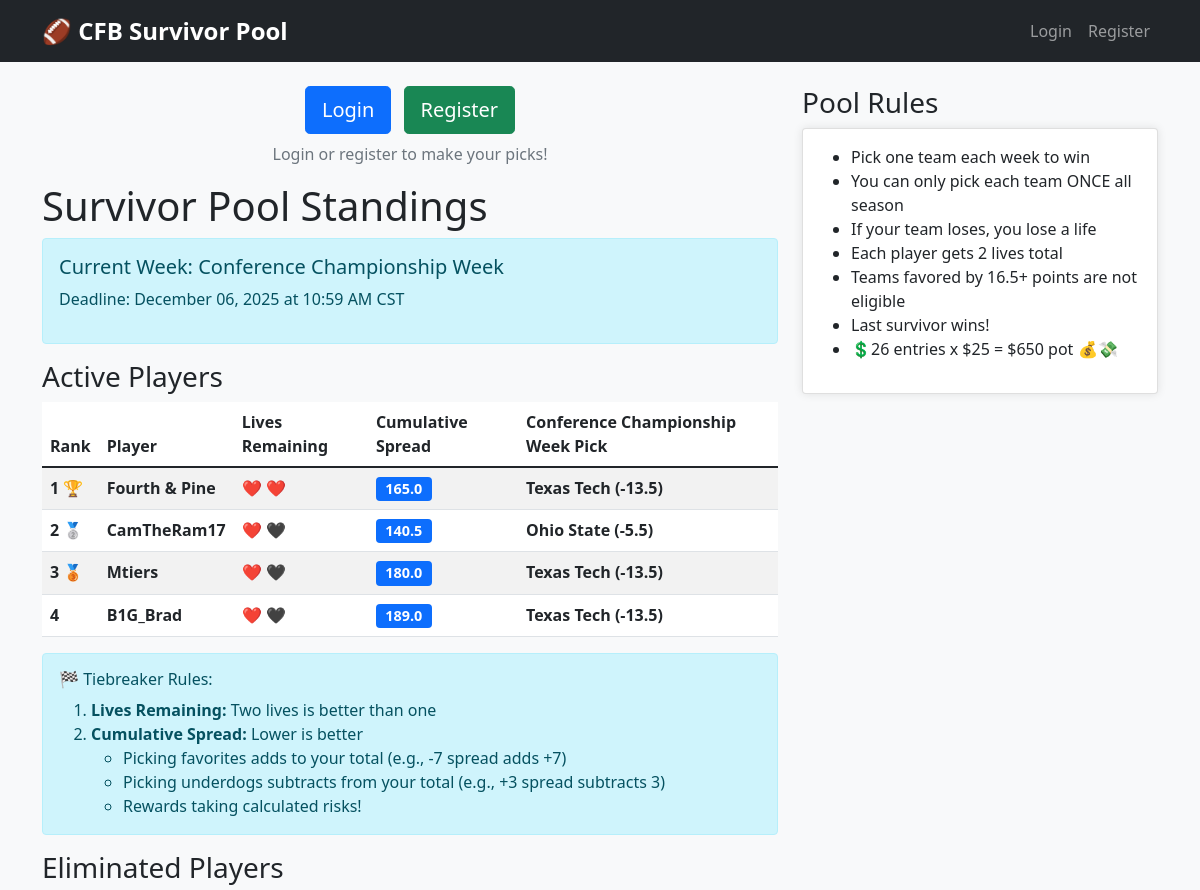
Before: / (upper part) with the older database file.
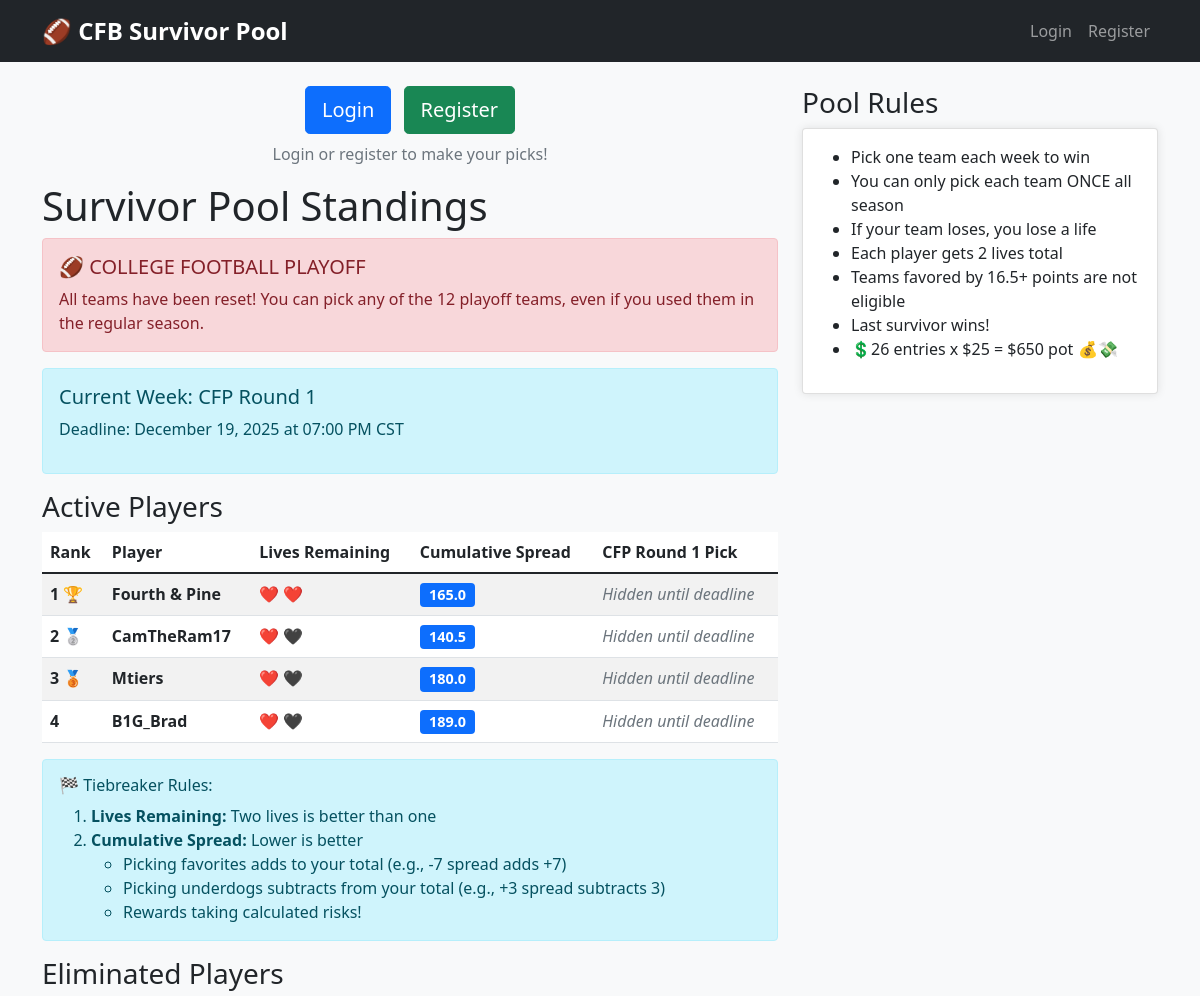
After: the same page with the newer database file.
### models.py (models this page shows)
class Week(db.Model):
    id = db.Column(db.Integer, primary_key=True)
    week_number = db.Column(db.Integer, unique=True, nullable=False)
    start_date = db.Column(db.DateTime, nullable=False)
    deadline = db.Column(db.DateTime, nullable=False)  # When picks lock
    is_active = db.Column(db.Boolean, default=False)  # Current week flag
    is_complete = db.Column(db.Boolean, default=False)  # Week results finalized
    is_playoff_week = db.Column(db.Boolean, default=False)  # Playoff week flag
    round_name = db.Column(db.String(100), nullable=True)  # Display name (e.g., "CFP Round 1")

class User(UserMixin, db.Model):
    id = db.Column(db.Integer, primary_key=True)
    username = db.Column(db.String(80), unique=True, nullable=False)
    email = db.Column(db.String(120), unique=True, nullable=False)
    password = db.Column(db.String(200), nullable=False)
    lives_remaining = db.Column(db.Integer, default=2)
    is_eliminated = db.Column(db.Boolean, default=False)
    has_paid = db.Column(db.Boolean, default=False)
    cumulative_spread = db.Column(db.Float, default=0.0)
    picks = db.relationship('Pick', backref='user', lazy=True)
    def calculate_cumulative_spread(self):
        total = 0.0
        for pick in self.picks:
            if not is_past_deadline(pick.week.deadline):
                continue
            game = Game.query.filter_by(week_id=pick.week_id).filter(
                db.or_(Game.home_team_id == pick.team_id,
                Game.away_team_id == pick.team_id)
            ).first()
            if game:
                if pick.team_id == game.home_team_id:
                    team_spread = game.home_team_spread
                else:  # Away team
                    team_spread = -game.home_team_spread
                if team_spread < 0:  # Favorite
                    total += abs(team_spread)
                else:  # Underdog
                    total -= team_spread
        self.cumulative_spread = total
        return total
    @property
    def display_name(self):
        if self.username == 'admin':
            return 'B1G_Brad'
        return self.username

### app.py (the view, shortened to what this page needs)
@app.route('/')
def index():
    current_week = Week.query.filter_by(is_active=True).first()
    user_pick = None
    user_pick_spread = None
    week_picks = {}
    show_picks = False
    if current_week:
        current_week.deadline = make_aware(current_week.deadline)
        show_picks = deadline_has_passed(current_week.deadline)
        if show_picks:
            all_picks = Pick.query.filter_by(week_id=current_week.id).all()
            for pick in all_picks:
                game = Game.query.filter_by(week_id=current_week.id).filter(
                    db.or_(Game.home_team_id == pick.team_id,
                           Game.away_team_id == pick.team_id)
                ).first()
                if game:
                    if pick.team_id == game.home_team_id:
                        spread = game.home_team_spread
                    else:
                        spread = -game.home_team_spread
                    week_picks[pick.user_id] = f"{pick.team.name} ({spread:+.1f})"
                else:
                    week_picks[pick.user_id] = pick.team.name
    all_users = User.query.all()
    for user in all_users:
        user.calculate_cumulative_spread()
    db.session.commit()
    users = User.query.filter_by(is_eliminated=False).order_by(
        User.lives_remaining.desc(),
        User.cumulative_spread.asc()  # Changed from desc to asc
    ).all()
    eliminated_users = User.query.filter_by(is_eliminated=True).all()
    return render_template('index.html',
                         current_week=current_week,
                         user_pick=user_pick,
                         user_pick_spread=user_pick_spread,
                         users=users,
                         eliminated_users=eliminated_users,
                         week_picks=week_picks,
                         show_picks=show_picks,
                         format_deadline=format_deadline,
                         timezone=POOL_TZ_NAME)

### app.py (called while the page is built)
@app.context_processor
def inject_helpers():
    helpers = {
        'format_deadline': format_deadline,
        'to_pool_time': to_pool_time,
        'get_current_time': get_current_time,
        'timezone': POOL_TZ_NAME,
    }
    helpers.update(get_display_helpers())
    return helpers

### datetime_utils.py (called while the page is built)
def get_chicago_time():
    return datetime.now(CHICAGO_TZ)

def make_chicago_aware(dt):
    if dt is None:
        return None
    if dt.tzinfo is None:
        return CHICAGO_TZ.localize(dt)
    return dt.astimezone(CHICAGO_TZ)

def is_past_deadline(deadline):
    deadline_chicago = make_chicago_aware(deadline)
    current_chicago = get_chicago_time()
    return current_chicago > deadline_chicago

### display_utils.py (called while the page is built)
def get_week_display_name(week):
    if not week:
        return "Unknown Week"
    if hasattr(week, 'round_name') and week.round_name:
        return week.round_name
    return f"Week {week.week_number}"

def is_week_playoff(week):
    if not week:
        return False
    if hasattr(week, 'is_playoff_week'):
        return week.is_playoff_week
    return week.week_number >= 16

### timezone_utils.py (called while the page is built)
def get_current_time():
    return datetime.now(POOL_TZ)

### templates/index.html (shortened to what the changed rows need)
{% extends "base.html" %}
{% block content %}
<div class="row">
    <div class="col-md-8">
        <h1>Survivor Pool Standings</h1>
       {% if current_week %}
    {% if is_week_playoff(current_week) %}
    <div class="alert alert-danger">
        <h5>🏈 COLLEGE FOOTBALL PLAYOFF</h5>
        <p class="mb-0">All teams have been reset! You can pick any of the 12 playoff teams, even if you used them in the regular season.</p>
    </div>
    {% endif %}
    <div class="alert alert-info">
        <h5>Current Week: {{ get_week_display_name(current_week) }}</h5>
        <p>Deadline: {{ format_deadline(current_week.deadline) }}</p>
    </div>
{% endif %}
<table class="table table-striped">
    <thead>
        <tr>
            <th>Rank</th>
            <th>Player</th>
            <th>Lives Remaining</th>
            <th>Cumulative Spread</th>
            {% if current_week %}
            <th>{{ get_week_display_name(current_week) }} Pick</th>
            {% endif %}
        </tr>
    </thead>
    <tbody>
        {% for user in users %}
        <tr {% if current_user.is_authenticated and user.id == current_user.id %}class="table-info"{% endif %}>
            <td>
                <strong>{{ loop.index }}</strong>
                {% if loop.index == 1 %}
                    🏆
                {% elif loop.index == 2 %}
                    🥈
                {% elif loop.index == 3 %}
                    🥉
                {% endif %}
            </td>
            <td>
                <strong>{{ user.display_name }}</strong>
            </td>
            <td>
                {% for i in range(user.lives_remaining) %}
                    ❤️
                {% endfor %}
                {% for i in range(2 - user.lives_remaining) %}
                    🖤
                {% endfor %}
            </td>
            <td>
                <span class="badge bg-primary">{{ "%.1f"|format(user.cumulative_spread) }}</span>
            </td>
            {% if current_week %}
            <td>
                {% if show_picks %}
                    {% if user.id in week_picks %}
                        <strong>{{ week_picks[user.id] }}</strong>
                    {% else %}
                        <span class="text-muted">No Pick</span>
                    {% endif %}
                {% else %}
                    <span class="text-muted">
                        <em>Hidden until deadline</em>
                    </span>
                {% endif %}
            </td>
            {% endif %}
        </tr>
        {% endfor %}
    </tbody>
</table>
    </div>
</div>
{% endblock %}

Changed rows visible on the page:
no longer on this page (row edited): Week: round_name "Conference Championship Week", deadline "December 06, 2025 at 10:59 AM CST"
added Week: round_name "CFP Round 1", deadline "December 19, 2025 at 07:00 PM CST"
shown differently, row unchanged: User "Fourth & Pine": id "Texas Tech (-13.5)" → (not shown); now shows "Hidden until deadline"
shown differently, row unchanged: User "CamTheRam17": week_picks "Ohio State (-5.5)" → (not shown); now shows "Hidden until deadline"
shown differently, row unchanged: User "Mtiers": week_picks "Texas Tech (-13.5)" → (not shown); now shows "Hidden until deadline"
shown differently, row unchanged: User "B1G_Brad": week_picks "Texas Tech (-13.5)" → (not shown); now shows "Hidden until deadline"
Other visible differences:
text now shown: "🏈 COLLEGE FOOTBALL PLAYOFF All teams have been reset! You can pick any of the 12 playoff teams, even if you used them in the regular season."
